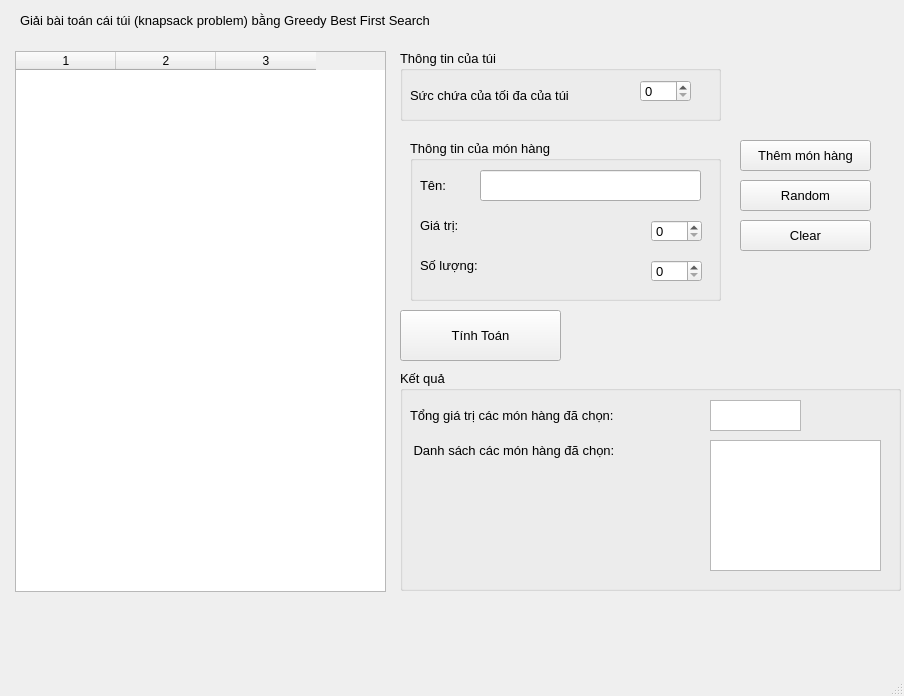
<?xml version="1.0" encoding="UTF-8"?>
<ui version="4.0">
 <class>MainWindow</class>
 <widget class="QMainWindow" name="MainWindow">
  <property name="geometry">
   <rect>
    <x>0</x>
    <y>0</y>
    <width>904</width>
    <height>696</height>
   </rect>
  </property>
  <property name="windowTitle">
   <string>Nhóm 6 - Giải bài toán cái túi</string>
  </property>
  <widget class="QWidget" name="centralwidget">
   <widget class="QLabel" name="label">
    <property name="geometry">
     <rect>
      <x>20</x>
      <y>0</y>
      <width>541</width>
      <height>41</height>
     </rect>
    </property>
    <property name="font">
     <font>
      <pointsize>10</pointsize>
     </font>
    </property>
    <property name="text">
     <string>Giải bài toán cái túi (knapsack problem) bằng Greedy Best First Search</string>
    </property>
   </widget>
   <widget class="QGroupBox" name="gB_in4_Tui">
    <property name="geometry">
     <rect>
      <x>400</x>
      <y>50</y>
      <width>321</width>
      <height>71</height>
     </rect>
    </property>
    <property name="font">
     <font>
      <pointsize>10</pointsize>
     </font>
    </property>
    <property name="title">
     <string>Thông tin của túi</string>
    </property>
    <widget class="QLabel" name="label_2">
     <property name="geometry">
      <rect>
       <x>10</x>
       <y>30</y>
       <width>201</width>
       <height>31</height>
      </rect>
     </property>
     <property name="font">
      <font>
       <pointsize>10</pointsize>
      </font>
     </property>
     <property name="text">
      <string>Sức chứa của tối đa của túi</string>
     </property>
    </widget>
    <widget class="QSpinBox" name="sB_succhua">
     <property name="geometry">
      <rect>
       <x>240</x>
       <y>30</y>
       <width>51</width>
       <height>22</height>
      </rect>
     </property>
    </widget>
   </widget>
   <widget class="QPushButton" name="btn_Tinh">
    <property name="geometry">
     <rect>
      <x>400</x>
      <y>310</y>
      <width>161</width>
      <height>51</height>
     </rect>
    </property>
    <property name="font">
     <font>
      <pointsize>10</pointsize>
     </font>
    </property>
    <property name="text">
     <string>Tính Toán</string>
    </property>
   </widget>
   <widget class="QGroupBox" name="groupBox_2">
    <property name="geometry">
     <rect>
      <x>400</x>
      <y>370</y>
      <width>501</width>
      <height>221</height>
     </rect>
    </property>
    <property name="font">
     <font>
      <pointsize>10</pointsize>
     </font>
    </property>
    <property name="title">
     <string>Kết quả</string>
    </property>
    <widget class="QLabel" name="label_4">
     <property name="geometry">
      <rect>
       <x>10</x>
       <y>30</y>
       <width>301</width>
       <height>31</height>
      </rect>
     </property>
     <property name="font">
      <font>
       <pointsize>10</pointsize>
      </font>
     </property>
     <property name="text">
      <string>Tổng giá trị các món hàng đã chọn:</string>
     </property>
    </widget>
    <widget class="QLabel" name="label_5">
     <property name="geometry">
      <rect>
       <x>10</x>
       <y>70</y>
       <width>291</width>
       <height>21</height>
      </rect>
     </property>
     <property name="font">
      <font>
       <pointsize>10</pointsize>
      </font>
     </property>
     <property name="text">
      <string> Danh sách các món hàng đã chọn:</string>
     </property>
    </widget>
    <widget class="QTextEdit" name="textEdit">
     <property name="geometry">
      <rect>
       <x>310</x>
       <y>30</y>
       <width>91</width>
       <height>31</height>
      </rect>
     </property>
    </widget>
    <widget class="QTextEdit" name="textEdit_2">
     <property name="geometry">
      <rect>
       <x>310</x>
       <y>70</y>
       <width>171</width>
       <height>131</height>
      </rect>
     </property>
    </widget>
   </widget>
   <widget class="QPushButton" name="btn_Them">
    <property name="geometry">
     <rect>
      <x>740</x>
      <y>140</y>
      <width>131</width>
      <height>31</height>
     </rect>
    </property>
    <property name="font">
     <font>
      <pointsize>10</pointsize>
     </font>
    </property>
    <property name="text">
     <string>Thêm món hàng</string>
    </property>
   </widget>
   <widget class="QGroupBox" name="groupBox_3">
    <property name="geometry">
     <rect>
      <x>410</x>
      <y>140</y>
      <width>311</width>
      <height>161</height>
     </rect>
    </property>
    <property name="font">
     <font>
      <pointsize>10</pointsize>
     </font>
    </property>
    <property name="title">
     <string>Thông tin của món hàng</string>
    </property>
    <widget class="QLabel" name="label_6">
     <property name="geometry">
      <rect>
       <x>10</x>
       <y>110</y>
       <width>161</width>
       <height>31</height>
      </rect>
     </property>
     <property name="font">
      <font>
       <pointsize>10</pointsize>
      </font>
     </property>
     <property name="text">
      <string>Số lượng:</string>
     </property>
    </widget>
    <widget class="QLabel" name="label_7">
     <property name="geometry">
      <rect>
       <x>10</x>
       <y>70</y>
       <width>151</width>
       <height>31</height>
      </rect>
     </property>
     <property name="font">
      <font>
       <pointsize>10</pointsize>
      </font>
     </property>
     <property name="text">
      <string>Giá trị:</string>
     </property>
    </widget>
    <widget class="QLabel" name="label_8">
     <property name="geometry">
      <rect>
       <x>10</x>
       <y>30</y>
       <width>51</width>
       <height>31</height>
      </rect>
     </property>
     <property name="font">
      <font>
       <pointsize>10</pointsize>
      </font>
     </property>
     <property name="text">
      <string>Tên:</string>
     </property>
    </widget>
    <widget class="QLineEdit" name="txt_Name">
     <property name="geometry">
      <rect>
       <x>70</x>
       <y>30</y>
       <width>221</width>
       <height>31</height>
      </rect>
     </property>
    </widget>
    <widget class="QSpinBox" name="sB_trongluong">
     <property name="geometry">
      <rect>
       <x>241</x>
       <y>80</y>
       <width>51</width>
       <height>22</height>
      </rect>
     </property>
    </widget>
    <widget class="QSpinBox" name="sB_giatri">
     <property name="geometry">
      <rect>
       <x>241</x>
       <y>120</y>
       <width>51</width>
       <height>22</height>
      </rect>
     </property>
    </widget>
   </widget>
   <widget class="QTableWidget" name="tableWidget">
    <property name="geometry">
     <rect>
      <x>15</x>
      <y>51</y>
      <width>371</width>
      <height>541</height>
     </rect>
    </property>
    <property name="columnCount">
     <number>3</number>
    </property>
    <column/>
    <column/>
    <column/>
   </widget>
   <widget class="QPushButton" name="btn_Random">
    <property name="geometry">
     <rect>
      <x>740</x>
      <y>180</y>
      <width>131</width>
      <height>31</height>
     </rect>
    </property>
    <property name="font">
     <font>
      <pointsize>10</pointsize>
     </font>
    </property>
    <property name="text">
     <string>Random</string>
    </property>
   </widget>
   <widget class="QPushButton" name="btn_Clear">
    <property name="geometry">
     <rect>
      <x>740</x>
      <y>220</y>
      <width>131</width>
      <height>31</height>
     </rect>
    </property>
    <property name="font">
     <font>
      <pointsize>10</pointsize>
     </font>
    </property>
    <property name="text">
     <string>Clear</string>
    </property>
   </widget>
  </widget>
  <widget class="QMenuBar" name="menubar">
   <property name="geometry">
    <rect>
     <x>0</x>
     <y>0</y>
     <width>904</width>
     <height>26</height>
    </rect>
   </property>
  </widget>
  <widget class="QStatusBar" name="statusbar"/>
 </widget>
 <resources/>
 <connections/>
</ui>
